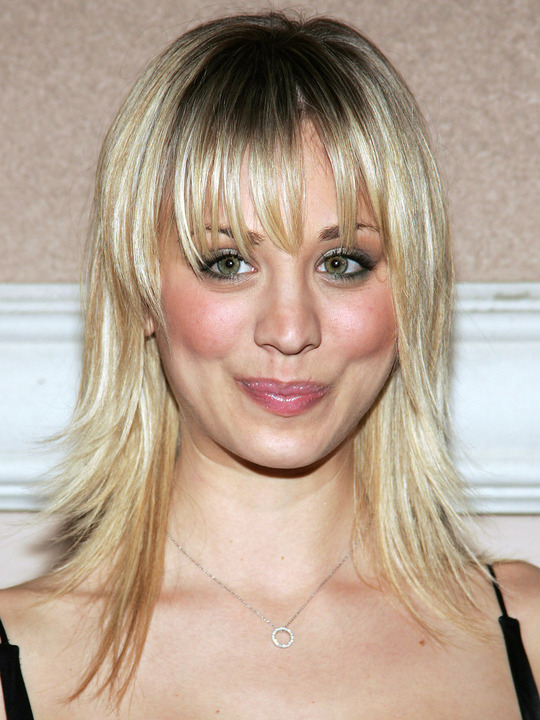
#> input picture Lab 4/Cuoco.jpg, 540 x 720 px
$ python blend.py
#> lines starting #> are read from the running program, lines starting #| are printed output that depends on the picture
'''
Created on Sep 17, 2013

@author: hsartoris
'''

from PIL import Image


cuoco = Image.open("Cuoco.jpg")
#> cuoco is the input picture: PIL image 540x720 RGB; mean R, G, B 184.3, 164.3, 147
parsons = Image.open("Parsons.jpg")
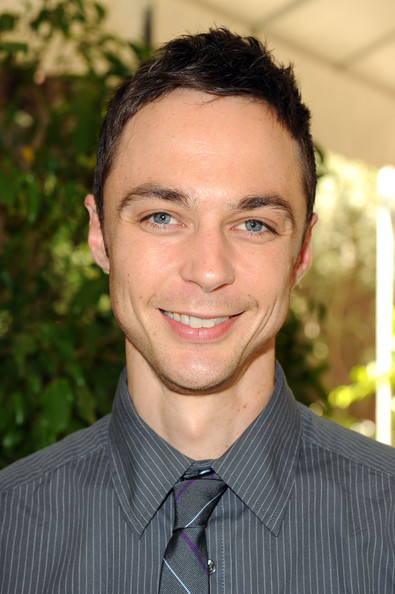
#> input picture Lab 4/Parsons.jpg, 395 x 594 px
#> parsons is the input picture: PIL image 395x594 RGB; mean R, G, B 131.3, 115.3, 89

cropped = cuoco.crop((95, 20, 450, 470))
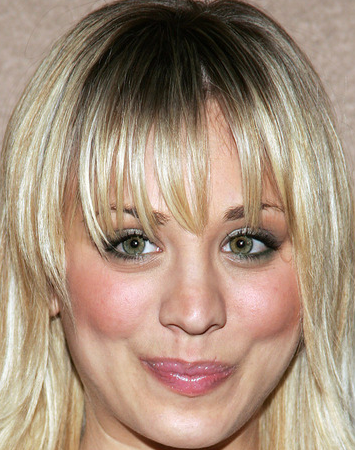
#> cropped: PIL image 355x450 RGB; mean R, G, B 167.3, 144.1, 124.1
cuoco = cropped.resize((200,275))
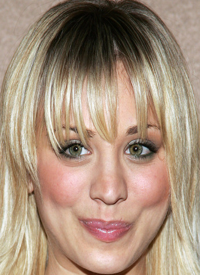
#> cuoco: PIL image 200x275 RGB; mean R, G, B 167.3, 144.1, 124.1

cropped = parsons.crop((95, 20, 325, 390))
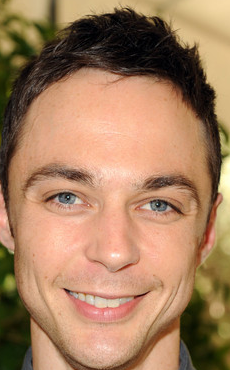
#> cropped: PIL image 230x370 RGB; mean R, G, B 165.5, 127.1, 95.8
parsons = cropped.resize((200,275))
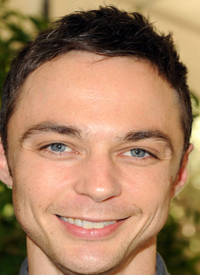
#> parsons: PIL image 200x275 RGB; mean R, G, B 165.5, 127.1, 95.8

for i in range(0,11):
    Image.blend(cuoco, parsons, (i / 10.0)).show()
